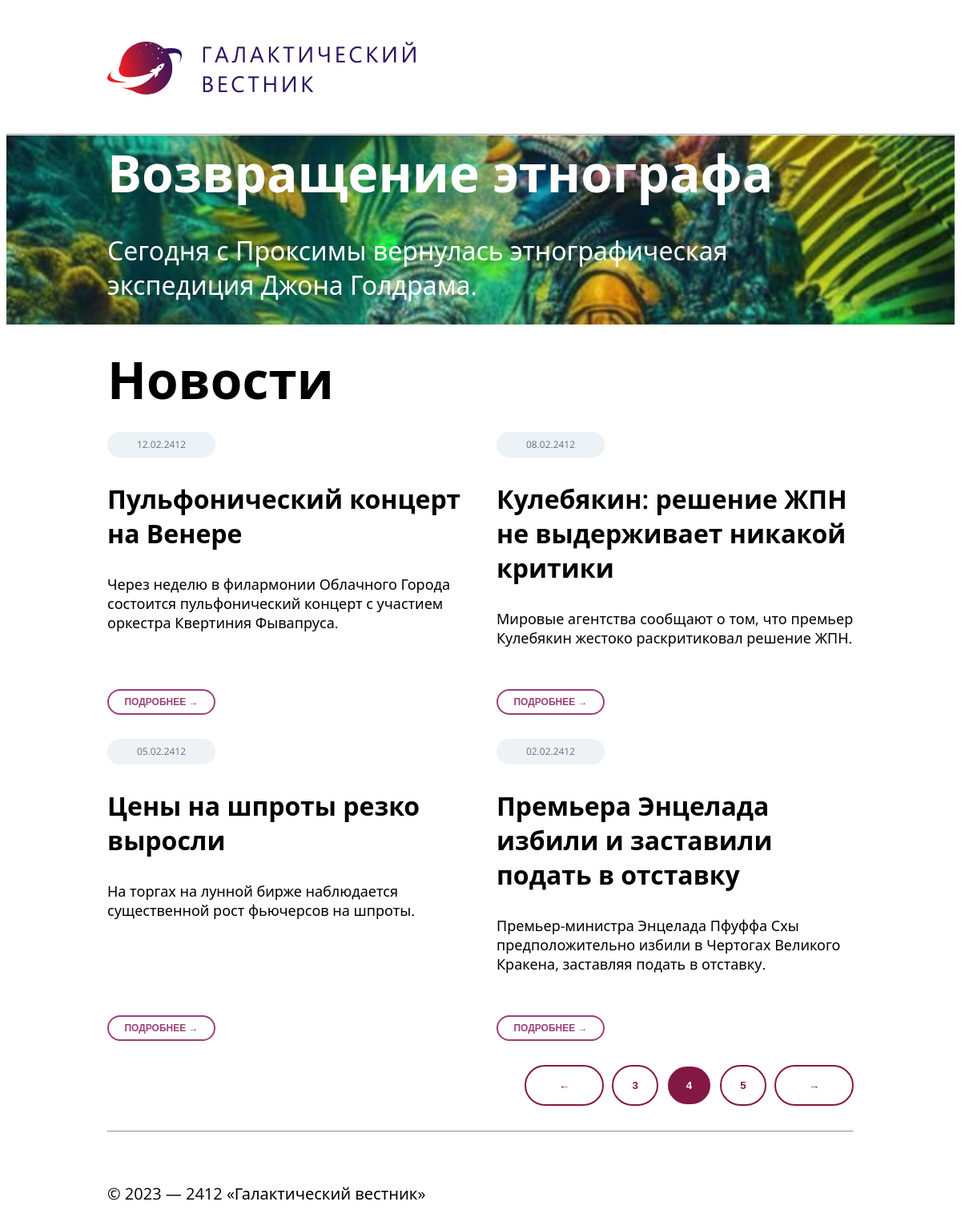
/?page=4, run on the app's committed database.
### tables this page shows
CREATE TABLE `news` (
  `id` int(11) unsigned NOT NULL AUTO_INCREMENT,
  `date` datetime NULL DEFAULT NULL,
  `title` varchar(250) NOT NULL DEFAULT '',
  `announce` text NULL DEFAULT NULL,
  `content` text NULL DEFAULT NULL,
  `image` varchar(250) NOT NULL DEFAULT '',
  PRIMARY KEY (`id`),
  KEY `id` (`id`),

  KEY `idx_news_date` (`date`));

### index.php (the view, shortened to what this page needs)
<!DOCTYPE html>
<html lang="ru">
<head>
    <link rel="stylesheet" type="text/css" href="styles/style.css"/>
</head>
<body>
    <?php include "includes/header.php" ?>
    <main>
        <div class="banner">
            <?php
                include "includes/db.php";
                $query = mysqli_query($connection, "SELECT `title`, `announce`, `image` FROM `news` ORDER BY `date` DESC LIMIT 1;");
                $result = mysqli_fetch_assoc($query);
            ?>
            <div class="banner_text">
                <h1 class="banner_title"><?php echo $result['title']; ?></h1>
                <?php echo $result['announce']; ?>
            </div>
            <img class="banner_image" src="images/<?php echo $result['image']; ?>"/>
        </div>
        <div class="container">
            <h1 class="container_title">Новости</h1>
            <div class="container_news">
                <?php
                    include "includes/db.php";
                    $per_page = 4;
                    $page = 1;
                    if ( isset($_GET['page']) ) {
                        $page = (int) $_GET['page'];
                    }
                    $total_count_q = mysqli_query($connection, "SELECT COUNT(`id`) AS `total_count` FROM `news`");
                    $total_count = mysqli_fetch_assoc($total_count_q);
                    $total_count = $total_count['total_count'];
                    $total_page = ceil( $total_count / $per_page = 4);
                    $offset = ($page - 1) * $per_page;
                    $query = mysqli_query($connection, "SELECT * FROM `news` ORDER BY `date` DESC LIMIT $offset, $per_page");
                    while ( $result = mysqli_fetch_assoc($query) ) {
                    ?>
                        <div class="news">
                            <div class="date"><?php echo date("d.m.Y", strtotime($result['date'])) ?></div>
                            <h2 class="title"><?php echo $result['title'] ?></h2>
                            <div class="announce"><?php echo $result['announce'] ?></div>
                            <a href="/news.php?id=<?php echo $result['id']?>"><button class="details">ПОДРОБНЕЕ &rarr;</button>
                        </a>
                        </div>
                    <?php }
                ?>
            </div>
        </div>
        <div class="navigation">
                <?php
                    if ($page != 1) {?>
                        <a href="?page=<?php echo $page - 1?>"><button class="scroll">&larr;</button></a>
                    <?php } ?>
                    <?php if ($page == 1) { ?>
                        <a href="?page=<?php echo $page?>"><button class="navigation_btn current_page"><?php echo $page?></button></a>
                        <a href="?page=<?php echo $page + 1?>"><button class="navigation_btn"><?php echo $page + 1?></button></a>
                        <a href="?page=<?php echo $page + 2?>"><button class="navigation_btn"><?php echo $page + 2?></button></a>
                    <?php } else { ?>
                         <a href="?page=<?php echo $page - 1?>"><button class="navigation_btn"><?php echo $page - 1?></button></a>
                        <a href="?page=<?php echo $page?>"><button class="navigation_btn current_page"><?php echo $page?></button></a>
                        <a href="?page=<?php echo $page + 1?>"><button class="navigation_btn"><?php echo $page + 1?></button></a>
                    <?php } ?>
                    <?php if ($page != $total_page) { ?>
                        <a href="?page=<?php echo $page + 1?>"><button class="scroll">&rarr;</button></a>
                    <?php } ?>
            </div>
    </main>
    <?php include "includes/footer.php" ?>
</body>
</html>

### styles/style.css (style rules this page uses)
:root { --margin-horizontal: 10.5vw; --bg-color-date: #ECF2F5; --bg-color-details: white; --bg-color-button: white; --border-color-details: #9B407A; --color-navigation: #841844; --color-details: #9B407A; --color-title: #000000; --color-date: #6C6E7B; }
html { height: 100vh; font-family: 'Open Sans', system-ui, sans-serif; }
body { display: flex; flex-direction: column; height: 99%; }
main { flex-grow: 1; display: flex; flex-direction: column; }
h1, h2 { margin: 0; margin-block: 0; }
a { text-decoration: none; }
button { display: flex; justify-content: center; align-items: center; border-radius: 50px; border-width: 2px; border-style: solid; }
.banner { position: relative; margin: 0; }
.banner_image { width: 100%; height: 29.5vh; min-height: 230px; object-fit:cover; }
.banner_text { position: absolute; color: white; top: 50%; transform: translate(0, -50%); margin: 0 var(--margin-horizontal); font-size: clamp(16px, 3vmin, 32px); }
.banner_title { font-size: clamp(32px, 6vmin, 64px); font-weight: 600; margin: 0; }
.container { margin: 2.5vh var(--margin-horizontal) 0; }
.container_title { font-weight: 600; font-size: clamp(32px, 6vmin, 64px); margin: 0 0 2.7vh; }
.container_news { display: grid; grid-template-columns: 1fr 1fr; grid-column-gap: 40px; }
.news { margin-bottom: 3.8vh; position: relative; }
.date { font-size: clamp(10px, 1vmin, 16px); color: var(--color-date); width: clamp(71px, 11.25vw, 154px); height: clamp(25px, 4vh, 46px); background: var(--bg-color-date); border-radius: 20px; border: none; display: flex; justify-content: center; align-items: center; }
.title { margin: 30px 0; font-weight: 600; font-size: clamp(16px, 3vmin, 32px); color: var(--color-title); }
.announce { margin: 0 0 84px; font-weight: 400; font-size: clamp(14px, 1.5vmin, 20px); color: #000000; }
.details { position: absolute; bottom: 0; border-color: var(--border-color-details); font-weight: bolder; font-size: clamp(10px, 1vmin, 16px); background-color: var(--bg-color-details); color: var(--color-details); width: clamp(100px, 11.25vw, 216px); height: clamp(30px, 4vh, 54px); }
.navigation { flex-grow: 1; display: flex; align-items: flex-end; gap: 10px; margin-bottom: 3.8vh; margin-right: var(--margin-horizontal); }
.navigation_btn { font-weight: 600; color: var(--color-navigation); background-color: var(--bg-color-button); border-color: var(--color-navigation); padding: 16px 23px; }
.scroll { font-weight: 600; color: var(--color-navigation); background-color: var(--bg-color-button); border-color: var(--color-navigation); padding: 16px 41px; }
.current_page { --color-navigation: white; --bg-color-button: #841844; }

### data on the page
news: title "Возвращение этнографа", announce "Сегодня с Проксимы вернулась этнографическая экспедиция Джона Голдрама.", image (picture)
news: date "12.02.2412", title "Пульфонический концерт на Венере", announce "Через неделю в филармонии Облачного Города состоится пульфонический концерт с участием оркестра Квертиния Фывапруса."
news: date "08.02.2412", title "Кулебякин: решение ЖПН не выдерживает никакой критики", announce "Мировые агентства сообщают о том, что премьер Кулебякин жестоко раскритиковал решение ЖПН."
news: date "05.02.2412", title "Цены на шпроты резко выросли", announce "На торгах на лунной бирже наблюдается существенной рост фьючерсов на шпроты."
news: date "02.02.2412", title "Премьера Энцелада избили и заставили подать в отставку", announce "Премьер-министра Энцелада Пфуффа Схы предположительно избили в Чертогах Великого Кракена, заставляя подать в отставку."

### other printed values
$page - 1 "3"
$page "4"
$page + 1 "5"
